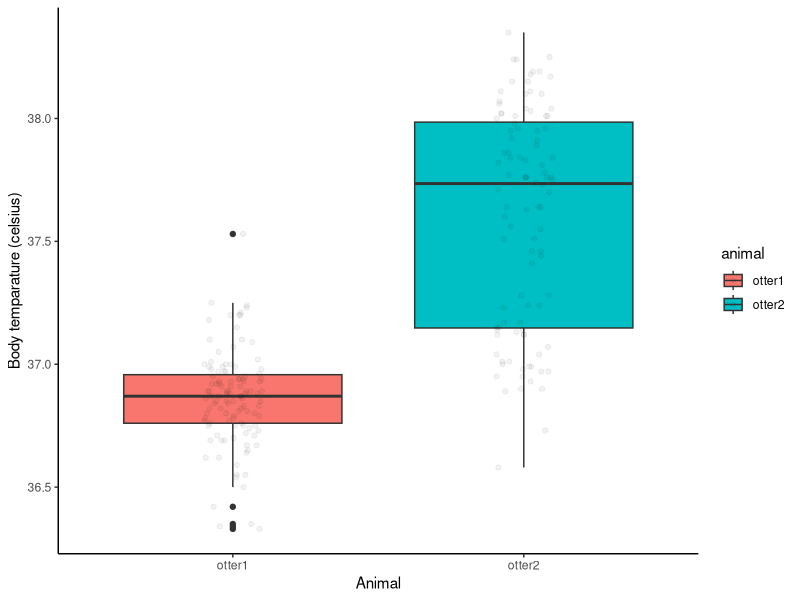
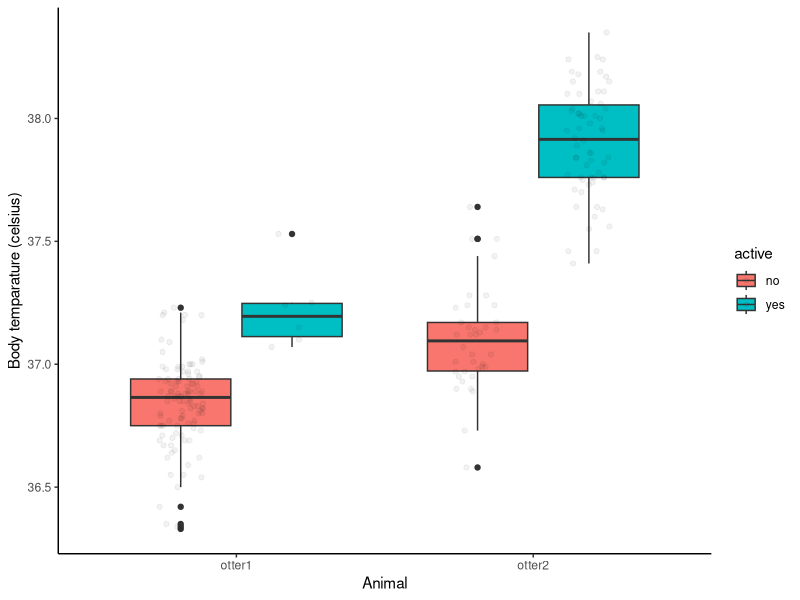
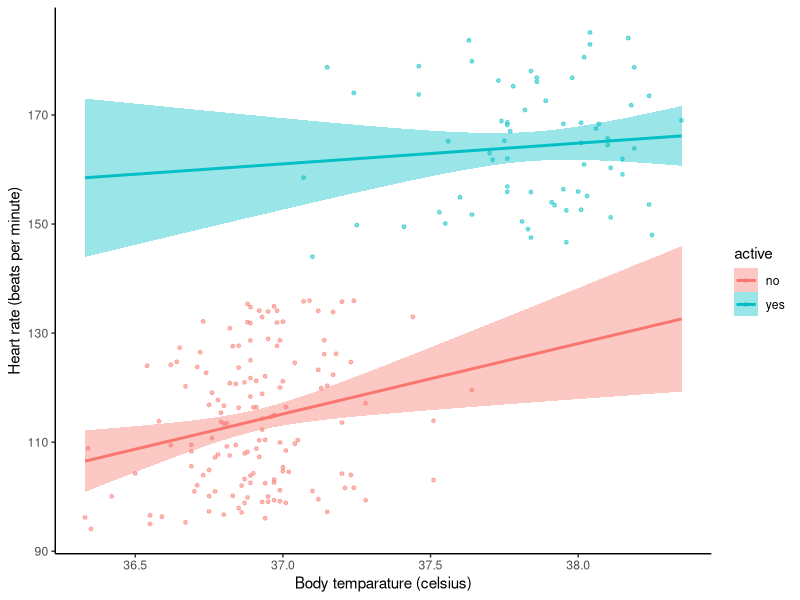

These figures' R source, in order:
#Assignment2
#Chanasorn Chirapongsathon 6787015
#Saksit Jittasopee 6787077
setwd("C:/Users/Acer/Desktop/DST - Coding/Statistics/Lab2")
getwd()

library(dplyr)
library(ggplot2)
ott <- read.csv("otter.csv")
head(ott)

#1) A boxplot (with raw data) comparing the body temperature ranges in the two 
#individuals. 

ggplot(ott, aes(x= animal, y=body.temp ,fill = animal))+
  geom_boxplot()+
  geom_point(position = position_jitterdodge(jitter.width = 0.2, dodge.width = 0.3), alpha = 0.05)+
  xlab("Animal")+
  ylab("Body temparature (celsius)")+
  theme_classic()

#2) A single graph of boxplots (with raw data) comparing body temperature between 
#these two otters while being active and inactive (so total of four box and whisker plots).

ggplot(ott, aes(x= animal, y=body.temp ,fill = active))+
  geom_boxplot()+
  geom_point(position = position_jitterdodge(jitter.width = 0.15), alpha = 0.05)+
  xlab("Animal")+
  ylab("Body temparature (celsius)")+
  theme_classic()

#3) A scatterplot of heart rate as a function of body temperature combining data from 
#both individuals. Distinguish whether animals were active or inactive and add a 
#regression line to each group of points
                     
ggplot(ott, aes(x=body.temp, y=heart.rate, colour = active))+
  geom_point(size = 1, alpha = 0.5)+
  geom_smooth(method = lm, fullrange = TRUE, aes(fill = active))+
  xlab("Body temparature (celsius)")+
  ylab("Heart rate (beats per minute)")+
  theme_classic()                
